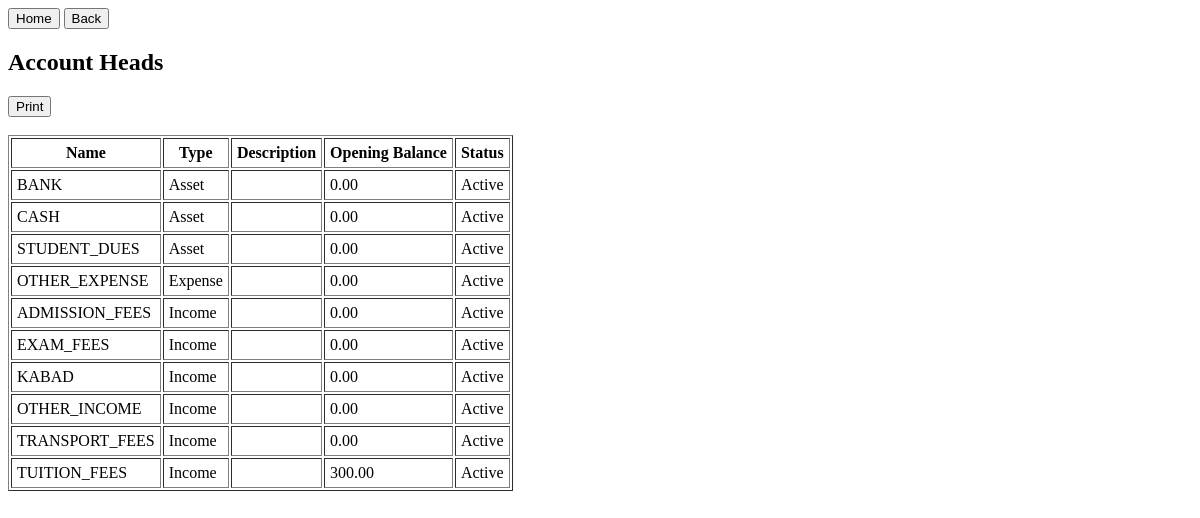
Page /transactions/list_account_heads/ (signed in) on the earlier database version.
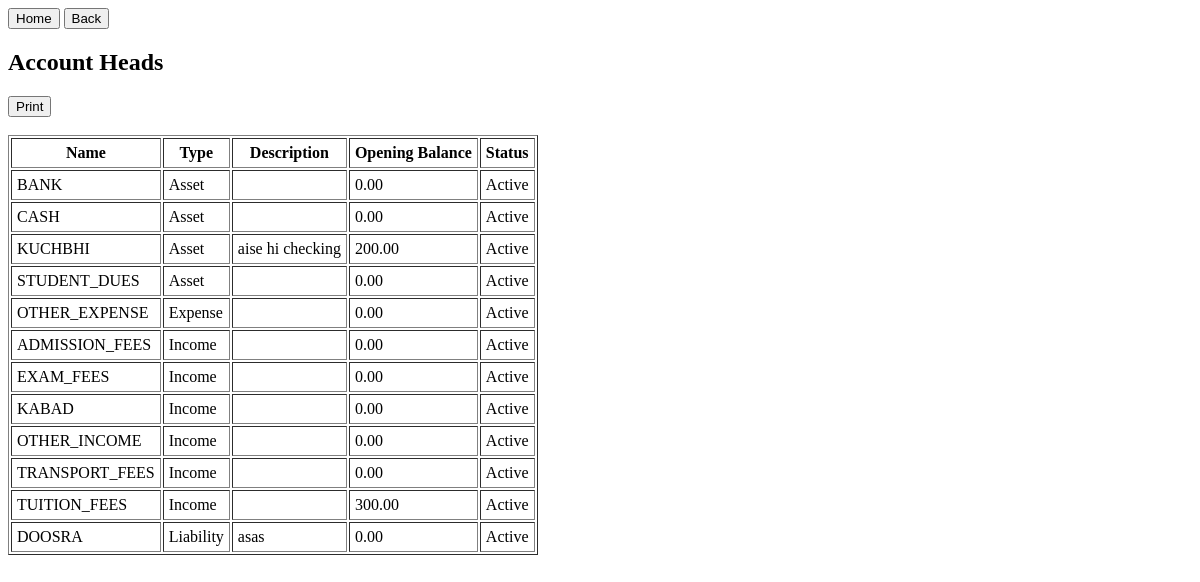
Same page on the later database version.
### transactions/models.py (models this page shows, shortened)
class AccountHead(models.Model):
    ACCOUNT_TYPES = [
        ('asset', 'Asset'),
        ('liability', 'Liability'),
        ('income', 'Income'),
        ('expense', 'Expense'),
    ]
    name = models.CharField(max_length=100, unique=True)
    type = models.CharField(max_length=20, choices=ACCOUNT_TYPES)
    description = models.TextField(blank=True, null=True)
    opening_balance = models.DecimalField(max_digits=10, decimal_places=2, default=0)
    is_active = models.BooleanField(default=True)
    school = models.ForeignKey(School, on_delete=models.CASCADE)

### transactions/views.py (the view)
# urls.py: path('list_account_heads/', views.list_account_heads, name='list_account_heads'),
@login_required
def list_account_heads(request):
    school = request.user.userprofile.school
    heads = AccountHead.objects.filter(school=school).order_by('type', 'name')
    return render(request, 'transactions/account_head_list.html', {'heads': heads})

### transactions/templates/transactions/account_head_list.html (shortened to what this page needs)
<a href="{% url 'home'%}"><button>Home</button></a>
<a href="{% url 'transactions_home'%}"><button>Back</button></a>
<h2>Account Heads</h2>
<button onclick="window.print()">Print</button>
<table border="1" cellpadding="5">
    <tr>
        <th>Name</th>
        <th>Type</th>
        <th>Description</th>
        <th>Opening Balance</th>
        <th>Status</th>
    </tr>
    {% for head in heads %}
    <tr>
        <td>{{ head.name }}</td>
        <td>{{ head.get_type_display }}</td>
        <td>{{ head.description }}</td>
        <td>{{ head.opening_balance }}</td>
        <td>{{ head.is_active|yesno:"Active,Inactive" }}</td>
    </tr>
    {% empty %}
    <tr><td colspan="5">No account heads found.</td></tr>
    {% endfor %}
</table>

Differences in the rows shown:
added AccountHead: name "KUCHBHI", type "Asset", description "aise hi checking", opening_balance "200.00", is_active "Active"
added AccountHead: name "DOOSRA", type "Liability", description "asas", opening_balance "0.00", is_active "Active"
